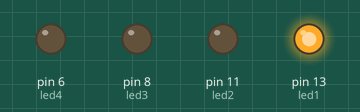
Recording of a sketch running on a simulated Arduino Uno, built with avr-gcc and run on an emulated ATmega328P. Shown: output pins drawn as LEDs (lit = HIGH).

Above: at 4.1 s.
At 4.7 s:
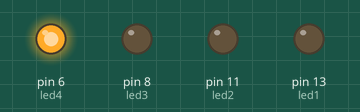
At 5.7 s:
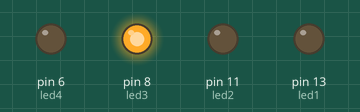
At 6.7 s:
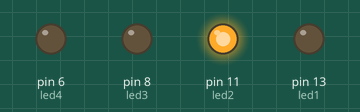
Timing chart, 0 to 7.0 s (numbered marks = the images above):
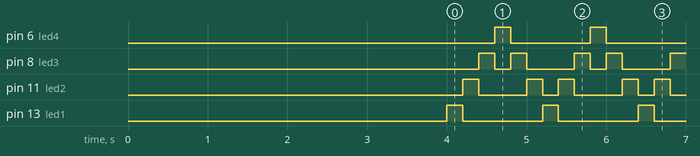

The sketch:

sketch_sep11a.ino
```cpp
int led1= 13;
int led2= 11;
int led3= 8;
int led4= 6;

void setup()
{
  pinMode(led1, OUTPUT); //bersifat wajib ditulis
  digitalWrite(led1, LOW);//intruksi
  delay(1000); //satuan dalam ms
  pinMode(led2, OUTPUT); //bersifat wajib ditulis
  digitalWrite(led2, LOW);//intruksi
  delay(1000); //satuan dalam ms
  pinMode(led3, OUTPUT); //bersifat wajib ditulis
  digitalWrite(led3, LOW);//intruksi
  delay(1000); //satuan dalam ms
  pinMode(led4, OUTPUT); //bersifat wajib ditulis
  digitalWrite(led4, LOW);//intruksi
  delay(1000); //satuan dalam ms
}

void loop()
{
  digitalWrite(led1, HIGH);
  digitalWrite(led2, LOW);
  digitalWrite(led3, LOW);
  digitalWrite(led4, LOW);
  delay(200);

  digitalWrite(led1, LOW);
  digitalWrite(led2, HIGH);
  digitalWrite(led3, LOW);
  digitalWrite(led4, LOW);
  delay(200);

  digitalWrite(led1, LOW);
  digitalWrite(led2, LOW);
  digitalWrite(led3, HIGH);
  digitalWrite(led4, LOW);
  delay(200);

  digitalWrite(led1, LOW);
  digitalWrite(led2, LOW);
  digitalWrite(led3, LOW);
  digitalWrite(led4, HIGH);
  delay(200);

  digitalWrite(led1, LOW);
  digitalWrite(led2, LOW);
  digitalWrite(led3, HIGH);
  digitalWrite(led4, LOW);
  delay(200);

  digitalWrite(led1, LOW);
  digitalWrite(led2, HIGH);
  digitalWrite(led3, LOW);
  digitalWrite(led4, LOW);
  delay(200);

}
```

Measured:
- by itself, pin 6 (led4), pin 13 (led1): alternates HIGH for 0.20 s and LOW for 1.0 s
- by itself, pin 8 (led3): repeats every 1.2 s: LOW 0.20 s, HIGH 0.20 s, LOW 0.60 s, HIGH 0.20 s
- by itself, pin 11 (led2): repeats every 1.2 s: LOW 0.60 s, HIGH 0.20 s, LOW 0.20 s, HIGH 0.20 s
